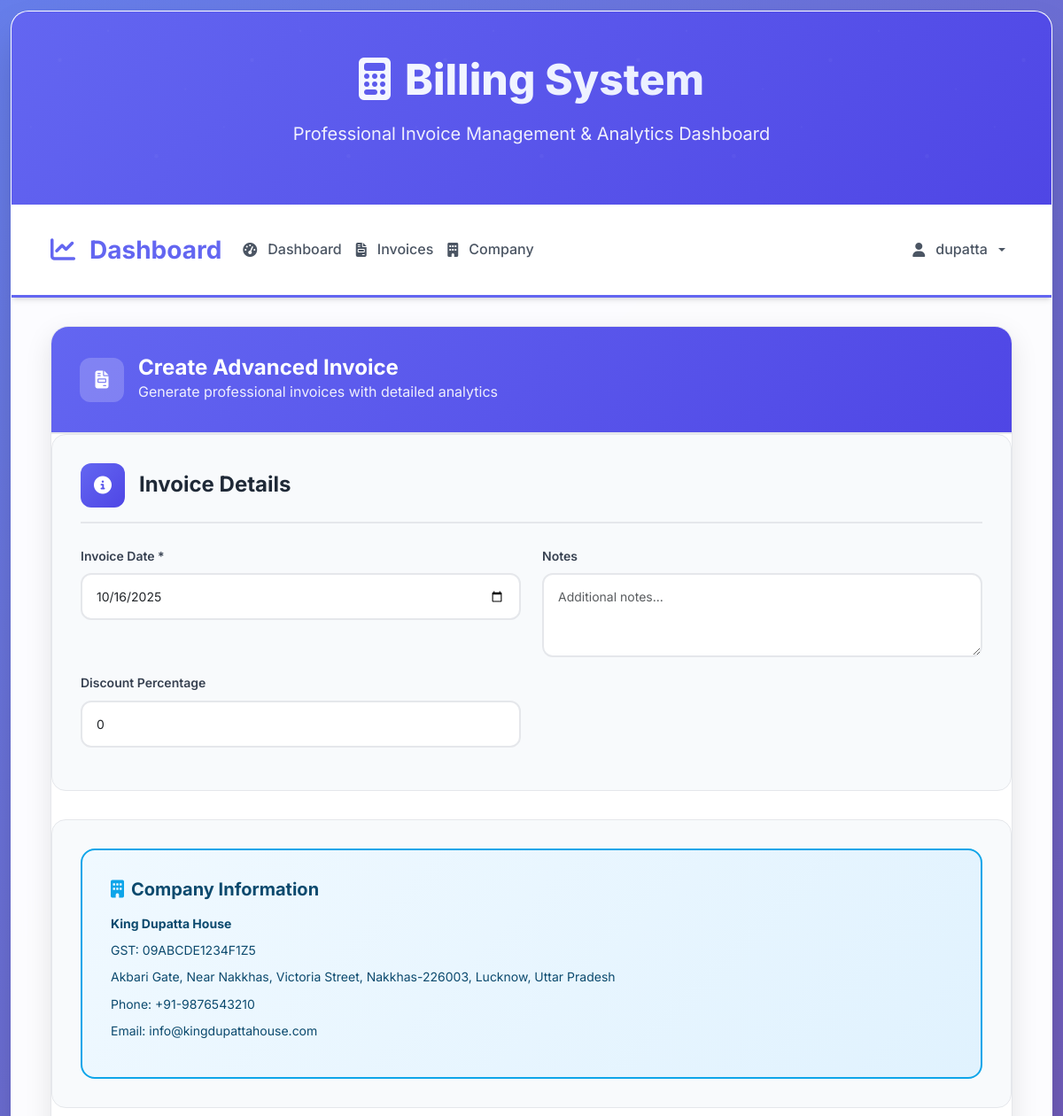
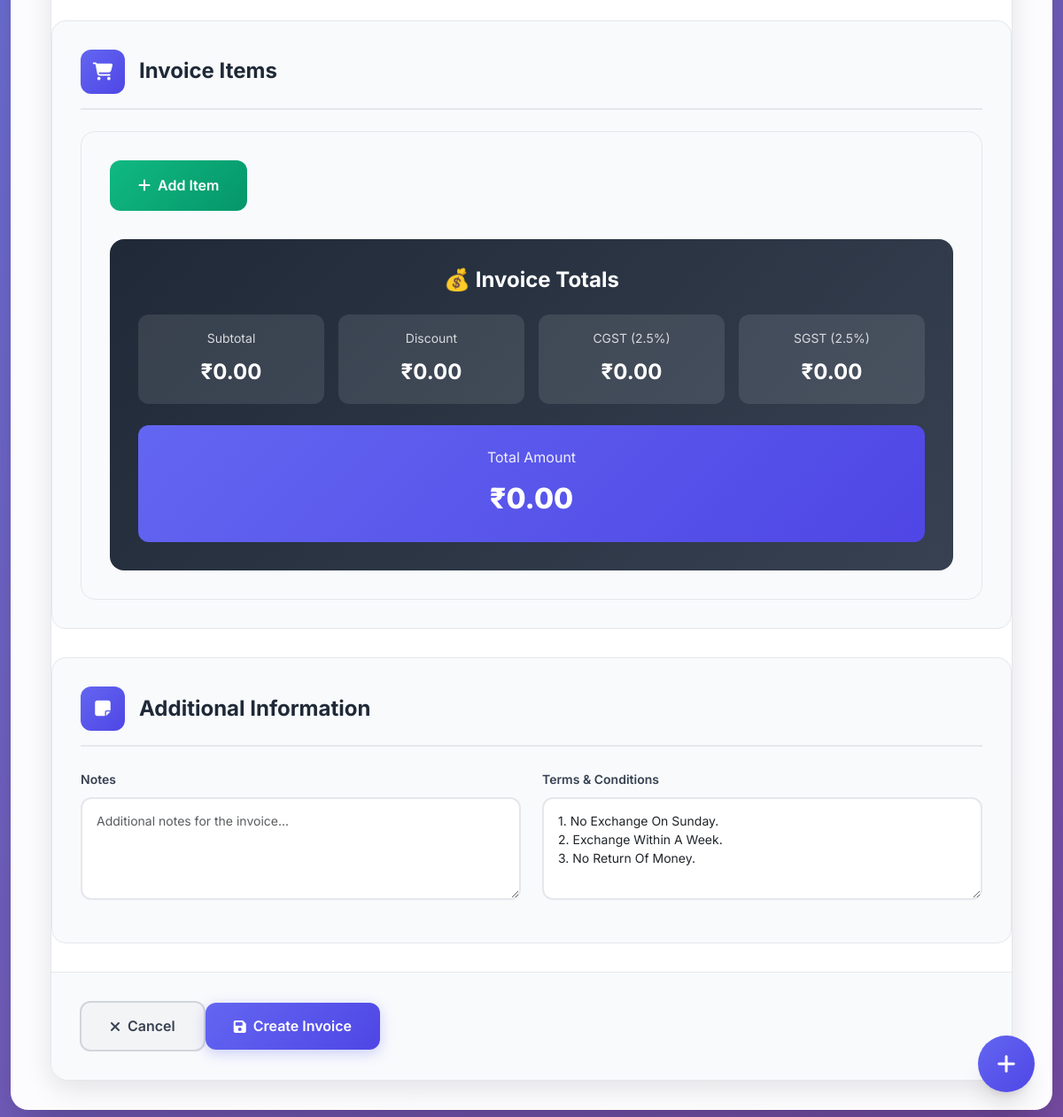
/bill/invoices/create/ (signed in), run on the app's committed database (2 pictures, top to bottom).
### accounts/models.py (models this page shows, shortened)
class User(AbstractUser):
    phone_regex = RegexValidator(
        regex=r'^\+?1?\d{9,15}$',
        message="Phone number must be entered in the format: '+999999999'. Up to 15 digits allowed."
    )
    email = models.EmailField(unique=True)
    phone_number = models.CharField(validators=[phone_regex], max_length=17, blank=True)
    date_of_birth = models.DateField(null=True, blank=True)
    is_email_verified = models.BooleanField(default=False)
    is_phone_verified = models.BooleanField(default=False)
    created_at = models.DateTimeField(auto_now_add=True)
    updated_at = models.DateTimeField(auto_now=True)
    USERNAME_FIELD = 'email'
    REQUIRED_FIELDS = ['username', 'first_name', 'last_name']
    def get_full_name(self):
        return f"{self.first_name} {self.last_name}".strip()

### billing/advanced_models.py (models this page shows, shortened)
class AdvancedCompanyProfile(models.Model):
    name = models.CharField(max_length=200, default="King Dupatta House")
    gst_number = models.CharField(max_length=15, default="09ABCDE1234F1Z5")
    pan_number = models.CharField(max_length=10, default="ABCDE1234F")
    address = models.TextField(default="Akbari Gate, Near Nakkhas, Victoria Street, Nakkhas-226003, Lucknow, Uttar Pradesh")
    phone = models.CharField(max_length=15, default="+91-9876543210")
    email = models.EmailField(default="info@kingdupattahouse.com")
    website = models.URLField(blank=True, null=True)
    logo = models.ImageField(upload_to='billing/logos/', blank=True, null=True)
    bank_name = models.CharField(max_length=100, default="State Bank of India")
    account_number = models.CharField(max_length=20, default="1234567890")
    ifsc_code = models.CharField(max_length=11, default="SBIN0001234")
    currency = models.CharField(max_length=3, default="INR")
    timezone = models.CharField(max_length=50, default="Asia/Kolkata")
    invoice_prefix = models.CharField(max_length=10, default="INV")
    created_at = models.DateTimeField(auto_now_add=True)
    updated_at = models.DateTimeField(auto_now=True)
    class Meta:
        verbose_name = "Advanced Company Profile"
        verbose_name_plural = "Advanced Company Profiles"

### billing/advanced_views.py (the view, shortened to what this page needs)
# urls.py: path('invoices/create/', advanced_views.advanced_invoice_create, name='advanced_invoice_create'),
@superuser_required_with_login
def advanced_invoice_create(request):
    company = AdvancedCompanyProfile.objects.get_or_create(id=1)[0]
    context = {
        'company': company,
    }
    return render(request, 'billing/advanced_invoice_create.html', context)

### cart/models.py (called while the page is built)
    @property
    def total_items(self):
        return sum(item.quantity for item in self.items.all())

    @property
    def total_amount(self):
        return sum(item.get_total_price() for item in self.items.all())

    def get_total_price(self):
        price = self.product.selling_price
        if self.variant and self.variant.additional_price:
            price += self.variant.additional_price
        return price * self.quantity

### shop/context_processors.py (called while the page is built)
def categories_context(request):
    categories = Category.objects.filter(is_active=True).order_by('sort_order', 'name')
    subcategories_by_category = {}
    for category in categories:
        subcategories = SubCategory.objects.filter(
            category=category,
            is_active=True
        ).order_by('sort_order', 'name')
        if subcategories.exists():
            subcategories_by_category[category] = subcategories
    return {
        'categories': categories,
        'subcategories_by_category': subcategories_by_category
    }

def cart_context(request):
    cart_items_count = 0
    cart_total = 0
    if request.user.is_authenticated:
        try:
            cart = Cart.objects.get(user=request.user)
            cart_items_count = cart.total_items
            cart_total = cart.total_amount
        except Cart.DoesNotExist:
            pass
    return {
        'cart_items_count': cart_items_count,
        'cart_total': cart_total,
        'free_shipping_threshold': settings.FREE_SHIPPING_THRESHOLD,
        'currency_symbol': settings.CURRENCY_SYMBOL,
    }

def wishlist_context(request):
    wishlist_count = 0
    if request.user.is_authenticated:
        try:
            wishlist_count = Wishlist.objects.filter(user=request.user).count()
        except:
            pass
    return {
        'wishlist_count': wishlist_count,
    }

### templates/billing/advanced_invoice_create.html (shortened to what this page needs)
{% extends 'billing/base_billing.html' %}
{% load static %}
{% block content %}
<div class="container-fluid">
    <div class="invoice-form-container">
        <div class="form-section-header" style="background: linear-gradient(135deg, #6366f1, #4f46e5); color: white; margin: 0; padding: 2rem;">
            <div class="form-section-icon" style="background: rgba(255, 255, 255, 0.2);">
                <i class="fas fa-file-invoice"></i>
            </div>
            <div>
                <h1 class="form-section-title" style="color: white; margin: 0;">Create Advanced Invoice</h1>
                <p style="margin: 0; opacity: 0.9;">Generate professional invoices with detailed analytics</p>
            </div>
                </div>
                <form method="post" id="invoiceForm">
            <div class="form-section">
                <div class="form-section-header">
                    <div class="form-section-icon">
                        <i class="fas fa-info-circle"></i>
                                </div>
                    <h3 class="form-section-title">Invoice Details</h3>
                                    </div>
                                    <div class="row">
                                        <div class="col-md-6">
                                            <div class="mb-3">
                                                <label class="form-label">Invoice Date *</label>
                                                <input type="date" name="date" class="form-control" required>
                                            </div>
                                        </div>
                                        <div class="col-md-6">
                                            <div class="mb-3">
                            <label class="form-label">Notes</label>
                            <textarea name="notes" class="form-control" rows="3" placeholder="Additional notes..."></textarea>
                                            </div>
                                        </div>
                                    </div>
                <div class="row">
                    <div class="col-md-6">
                                    <div class="mb-3">
                                        <label class="form-label">Discount Percentage</label>
                                        <input type="number" name="discount_percentage" class="form-control" step="0.01" min="0" max="100" value="0">
                                    </div>
                                </div>
                            </div>
                        </div>
            <div class="form-section">
                <div class="company-info-card">
                    <h4 class="company-info-title">
                        <i class="fas fa-building"></i>
                        Company Information
                    </h4>
                    <div class="company-details">
                                    <p><strong>{{ company.name }}</strong></p>
                        <p>GST: {{ company.gst_number }}</p>
                        <p>{{ company.address }}</p>
                        <p>Phone: {{ company.phone }}</p>
                        <p>Email: {{ company.email }}</p>
                                </div>
                            </div>
                        </div>
            <div class="form-section">
                <div class="form-section-header">
                    <div class="form-section-icon">
                        <i class="fas fa-shopping-cart"></i>
                    </div>
                    <h3 class="form-section-title">Invoice Items</h3>
                    </div>
                <div class="items-container">
                    <button type="button" class="add-item-btn" id="addItemBtn">
                        <i class="fas fa-plus"></i>
                        Add Item
                            </button>
                    <div class="totals-section">
                        <h4 class="totals-title">💰 Invoice Totals</h4>
                        <div class="totals-grid">
                            <div class="total-item">
                                <div class="total-label">Subtotal</div>
                                <div class="total-value" id="subtotal">₹0.00</div>
                                        </div>
                            <div class="total-item">
                                <div class="total-label">Discount</div>
                                <div class="total-value" id="discount">₹0.00</div>
                                        </div>
                            <div class="total-item">
                                <div class="total-label">CGST (2.5%)</div>
                                <div class="total-value" id="cgstAmount">₹0.00</div>
                                    </div>
                            <div class="total-item">
                                <div class="total-label">SGST (2.5%)</div>
                                <div class="total-value" id="sgstAmount">₹0.00</div>
                                        </div>
                                    </div>
                        <div class="final-total">
                            <div class="final-total-label">Total Amount</div>
                            <div class="final-total-value" id="totalAmount">₹0.00</div>
                                </div>
                            </div>
                        </div>
                    </div>
            <div class="form-section">
                <div class="form-section-header">
                    <div class="form-section-icon">
                        <i class="fas fa-sticky-note"></i>
                                </div>
                    <h3 class="form-section-title">Additional Information</h3>
                                </div>
                <div class="row">
                    <div class="col-md-6">
                        <div class="mb-3">
                            <label class="form-label">Notes</label>
                            <textarea name="notes" class="form-control" rows="4" placeholder="Additional notes for the invoice..."></textarea>
                            </div>
                        </div>
                        <div class="col-md-6">
                        <div class="mb-3">
                            <label class="form-label">Terms & Conditions</label>
                            <textarea name="terms" class="form-control" rows="4" placeholder="Terms and conditions...">1. No Exchange On Sunday.
2. Exchange Within A Week.
3. No Return Of Money.</textarea>
                                </div>
                            </div>
                        </div>
                    </div>
            <div class="form-actions">
                <a href="{% url 'billing:advanced_dashboard' %}" class="btn-cancel">
                    <i class="fas fa-times"></i>
                    Cancel
                </a>
                <button type="submit" class="btn-submit">
                    <i class="fas fa-save"></i>
                    Create Invoice
                        </button>
                    </div>
                </form>
    </div>
</div>
{% endblock %}

### templates/billing/base_billing.html (shortened to what this page needs)
<!DOCTYPE html>
<html lang="en">
<head>
    <link href="https://cdn.jsdelivr.net/npm/bootstrap@5.3.2/dist/css/bootstrap.min.css" rel="stylesheet">
    <link href="https://cdnjs.cloudflare.com/ajax/libs/font-awesome/6.5.0/css/all.min.css" rel="stylesheet">
    <link href="https://unpkg.com/aos@2.3.1/dist/aos.css" rel="stylesheet">
    {% load static %}
    <link href="{% static 'billing/css/billing.css' %}" rel="stylesheet">
</head>
<body>
    <div class="billing-container">
        <div class="billing-header" data-aos="fade-down">
            <h1><i class="fas fa-calculator me-3"></i>Billing System</h1>
            <p>Professional Invoice Management & Analytics Dashboard</p>
        </div>
        <nav class="billing-navbar navbar navbar-expand-lg" data-aos="fade-up">
            <div class="container-fluid">
                <a class="navbar-brand" href="{% url 'billing:advanced_dashboard' %}">
                    <i class="fas fa-chart-line me-2"></i>Dashboard
                </a>
                <div class="collapse navbar-collapse" id="navbarNav">
                    <ul class="navbar-nav me-auto">
                        <li class="nav-item">
                            <a class="nav-link" href="{% url 'billing:advanced_dashboard' %}">
                                <i class="fas fa-tachometer-alt me-1"></i>Dashboard
                            </a>
                        </li>
                        <li class="nav-item">
                            <a class="nav-link" href="{% url 'billing:advanced_invoice_list' %}">
                                <i class="fas fa-file-invoice me-1"></i>Invoices
                            </a>
                        </li>
                        <li class="nav-item">
                            <a class="nav-link" href="{% url 'billing:company_profile' %}">
                                <i class="fas fa-building me-1"></i>Company
                            </a>
                        </li>
                    </ul>
                    <ul class="navbar-nav">
                        <li class="nav-item dropdown">
                            <a class="nav-link dropdown-toggle" href="#" role="button" data-bs-toggle="dropdown">
                                <i class="fas fa-user me-1"></i>{{ user.get_full_name|default:user.username }}
                            </a>
                        </li>
                    </ul>
                </div>
            </div>
        </nav>
        <div class="billing-content">
            {% block content %}{% endblock %}
        </div>
    </div>
    <button class="floating-action" data-bs-toggle="modal" data-bs-target="#quickInvoiceModal" title="Quick Invoice" data-aos="fade-up">
        <i class="fas fa-plus"></i>
    </button>
</body>
</html>

### static/billing/css/billing.css (style rules this page uses)
:root { --primary: #6366f1; --primary-dark: #4f46e5; --primary-light: #a5b4fc; --secondary: #64748b; --success: #10b981; --warning: #f59e0b; --danger: #ef4444; --info: #06b6d4; --light: #f8fafc; --dark: #1e293b; --gray-50: #f9fafb; --gray-100: #f3f4f6; --gray-200: #e5e7eb; --gray-300: #d1d5db; --gray-400: #9ca3af; --gray-500: #6b7280; --gray-600: #4b5563; --gray-700: #374151; --gray-800: #1f2937; --gray-900: #111827; --shadow-sm: 0 1px 2px 0 rgb(0 0 0 / 0.05); --shadow: 0 1px 3px 0 rgb(0 0 0 / 0.1), 0 1px 2px -1px rgb(0 0 0 / 0.1); --shadow-md: 0 4px 6px -1px rgb(0 0 0 / 0.1), 0 2px 4px -2px rgb(0 0 0 / 0.1); --shadow-lg: 0 10px 15px -3px rgb(0 0 0 / 0.1), 0 4px 6px -4px rgb(0 0 0 / 0.1); --shadow-xl: 0 20px 25px -5px rgb(0 0 0 / 0.1), 0 8px 10px -6px rgb(0 0 0 / 0.1); --shadow-2xl: 0 25px 50px -12px rgb(0 0 0 / 0.25); }
.form-control { border: 2px solid var(--gray-200); border-radius: 12px; padding: 0.875rem 1rem; font-size: 0.875rem; transition: all 0.3s cubic-bezier(0.4, 0, 0.2, 1); background: white; }
.form-label { font-weight: 600; color: var(--gray-700); margin-bottom: 0.5rem; font-size: 0.875rem; }
.floating-action { position: fixed; bottom: 2rem; right: 2rem; z-index: 1000; background: linear-gradient(135deg, var(--primary) 0%, var(--primary-dark) 100%); color: white; border: none; border-radius: 50%; width: 64px; height: 64px; font-size: 1.5rem; box-shadow: var(--shadow-xl); transition: all 0.3s cubic-bezier(0.4, 0, 0.2, 1); display: flex; align-items: center; justify-content: center; cursor: pointer; }
@media (max-width: 1200px) { .billing-container { margin: 12px; border-radius: 20px; } }
@media (max-width: 1200px) { .billing-content { padding: 2rem; } }

### data on the page
User: get_full_name "dupatta"
AdvancedCompanyProfile: name "King Dupatta House", gst_number "09ABCDE1234F1Z5", address "Akbari Gate, Near Nakkhas, Victoria Street, Nakkhas-226003, Lucknow, Uttar Pradesh", phone "+91-9876543210", email "info@kingdupattahouse.com"
